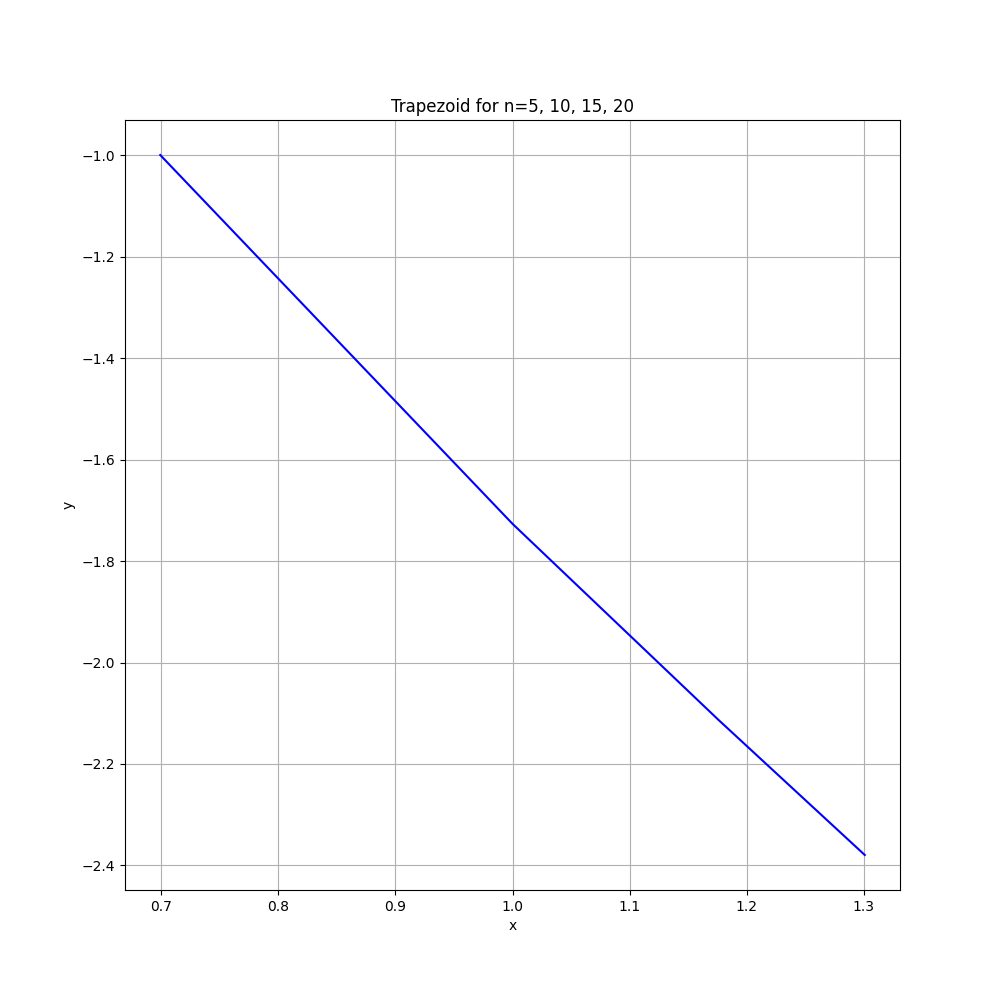

Write Python code to recreate this figure.
import numpy as np
import matplotlib.pyplot as plt
def I_trap(n):
    a = 0
    b = 3
    h = (b - a) / (n - 1)
    x = np.linspace(a, b, n)
    f = 2*x*np.exp(-1*x**2)
    return (h/2)*(f[0] + 2 * sum(f[1:n-1]) + f[n-1])

I_trap_m = np.zeros(4)
n1 = np.array([5, 10, 15, 20])
for i in range(4):
    I_trap_m[i] = I_trap(n1[i])
print(I_trap_m)

x_axis = np.log10(n1)
print(x_axis)    

I = -1*np.exp(-9)+np.exp(0)
print(I)

y1 = np.zeros(4)
for i in range(4):
    y1[i] = np.log10(np.abs(I_trap_m[i] - I))




alpha_2 = (y1[3]-y1[0])/(np.log10(20)-np.log10(5))
print('alpha2=', alpha_2)

fig = plt.figure(figsize = (10,10))
plt.plot(x_axis, y1, 'b', label = "mid_5")
plt.title('Trapezoid for n=5, 10, 15, 20')
plt.grid()
plt.xlabel('x')
plt.ylabel('y')
plt.savefig("ex2_trapezoid")
plt.show()